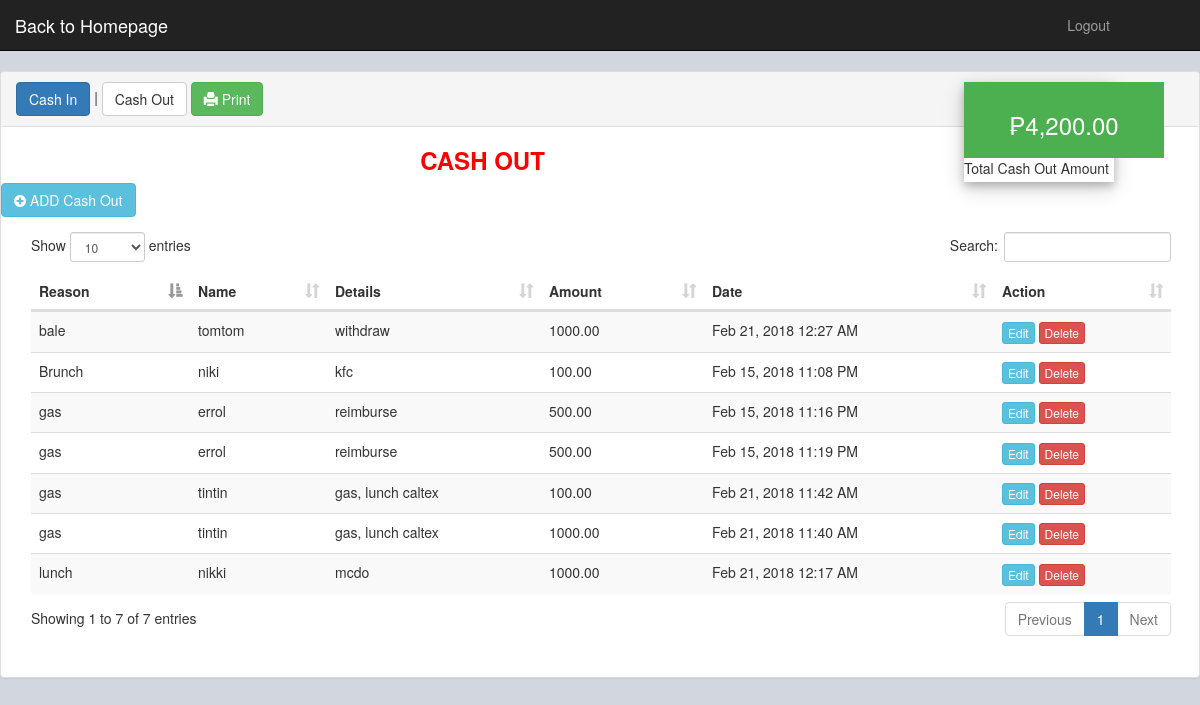
/pages/cashout.php, run on the app's committed database.
### tables this page shows
CREATE TABLE IF NOT EXISTS `cico` (
  `id` int(11) NOT NULL AUTO_INCREMENT,
  `acct` varchar(255) DEFAULT NULL,
  `reason` varchar(255) DEFAULT NULL,
  `name` varchar(255) DEFAULT NULL,
  `estab` varchar(255) DEFAULT NULL,
  `details` varchar(255) DEFAULT NULL,
  `amount` decimal(11,2) DEFAULT NULL,
  `cby` varchar(255) DEFAULT NULL,
  `date_requested` datetime DEFAULT NULL,
  `date_collected` datetime DEFAULT NULL,
  `cashtype` int(2) DEFAULT NULL,
  PRIMARY KEY (`id`)
);

### pages/cashout.php (the view, shortened to what this page needs)
<?php
include '../connection/db.php';
?>
<!DOCTYPE html>
<html>
<head>
	<?php include 'includes/head.php'; ?>
   <link rel="stylesheet" type="text/css" href="../datatables/media/css/dataTables.bootstrap.min.css">
</head>
<body>
<?php include 'includes/nav.php'; ?>
<div class="panel panel-default">
	<div class="panel-heading"><a href="cico.php" type="button" id="ci" class="btn btn-primary hidden-print">Cash In</a> | <a href="cashout.php" type="button" id="co" class="btn btn-default hidden-print">Cash Out</a>
	<?php
	$total = mysqli_query($con, "SELECT sum(amount) AS value_sum from cico where cashtype = 2");
	$row = $total->fetch_assoc();
	echo "<div class='card pull-right' style='margin-right:70px'>
				<div class='total' style='width:200px'>
					<h3>₱".number_format($row['value_sum'],2)."</h3>
				</div>
				<div class='label-down' style='width:200px'>
					<p style='text-align:left'>Total Cash Out Amount</p>
				</div>
		  </div>";
	?>
	<a class = "btn btn-success btn-print hidden-print" onclick = "window.print()"><i class ="glyphicon glyphicon-print"></i> Print</a>
	</div>
	<h3 style="text-align:center;color:red"><strong>CASH OUT</strong></h3>
	<a class="btn btn-info hidden-print" data-toggle="modal" data-target="#addco"><i class="fa fa-plus-circle"></i> ADD Cash Out</a>
	<div class="panel-body">
		<div class="container">
			<div class="table">
				<table class="table table-striped" id="cashout">
					<thead>
						<tr>
							<th>Reason</th>
							<th>Name</th>
							<th>Details</th>
							<th>Amount</th>
							<th>Date</th>
							<th>Action</th>
						</tr>
					</thead>
					<tbody>
						<tr>
							<?php
							$query = $con->query("SELECT * from cico where cashtype = 2");
							while ($r = $query->fetch_array()) {?>
							<td><?php echo $r['reason'];?></td>
							<td><?php echo $r['name'];?></td>
							<td><?php echo $r['details']; ?></td>
							<td><?php echo $r['amount']; ?></td>
							<td><?php echo date('M d, Y h:i A' ,strtotime($r['date_requested'])) ;?></td>
							<td><a class="btn btn-xs btn-info" href="editco.php?editid=<?php echo $r['id']; ?>">Edit</a> <a class="btn btn-danger btn-xs delete" id="<?php echo $r['id']; ?>">Delete</a></td>
						</tr>
						<?php }?>
					</tbody>
				</table>
			</div>
		</div>
	</div>
</div>
</body>
</html>

### pages/includes/head.php (shortened to what this page needs)
<head>
    <link rel="stylesheet" type="text/css" href="css/bootstrap.css">
   <link rel="stylesheet" type="text/css" href="font-awesome/css/font-awesome.min.css">
    <link rel="stylesheet" type="text/css" href="css/acordian2.css">
    <link rel="stylesheet" type="text/css" href="css/bnqi.css">
</head>

### pages/includes/nav.php
<nav class="navbar navbar-inverse navbar-static-top">
<a href="Home.php" class="navbar-brand">Back to Homepage</a>
	<ul class="nav navbar-nav navbar-right">
		<li>
			<a href="logout.php" style="margin-right:90px;">Logout</a>
		</li>
	</ul>
</nav>

### pages/css/acordian2.css (style rules this page uses)
* { margin:0; padding:0; }
body { background: white; }

### pages/css/bnqi.css (style rules this page uses)
body { background: #d2d6de; }
.card { width: 150px; height: 100px; box-shadow: 0 4px 8px 0 rgba(0, 0, 0, 0.2), 0 6px 20px 0 rgba(0, 0, 0, 0.19); text-align: center; }
.total { background-color: #4CAF50; color: white; padding: 10px; font-size: 35px; }

### data on the page
cico: reason "Brunch", name "niki", details "kfc", amount "100.00", date_requested "Feb 15, 2018 11:08 PM"
cico: reason "gas", name "errol", details "reimburse", amount "500.00", date_requested "Feb 15, 2018 11:16 PM"
cico: reason "gas", name "errol", details "reimburse", amount "500.00", date_requested "Feb 15, 2018 11:19 PM"
cico: reason "gas", name "tintin", details "gas, lunch caltex", amount "100.00", date_requested "Feb 21, 2018 11:42 AM"
cico: reason "lunch", name "nikki", details "mcdo", amount "1000.00", date_requested "Feb 21, 2018 12:17 AM"
cico: reason "bale", name "tomtom", details "withdraw", amount "1000.00", date_requested "Feb 21, 2018 12:27 AM"
cico: reason "gas", name "tintin", details "gas, lunch caltex", amount "1000.00", date_requested "Feb 21, 2018 11:40 AM"

### other printed values
$row['value_sum'] "4,200.00"
